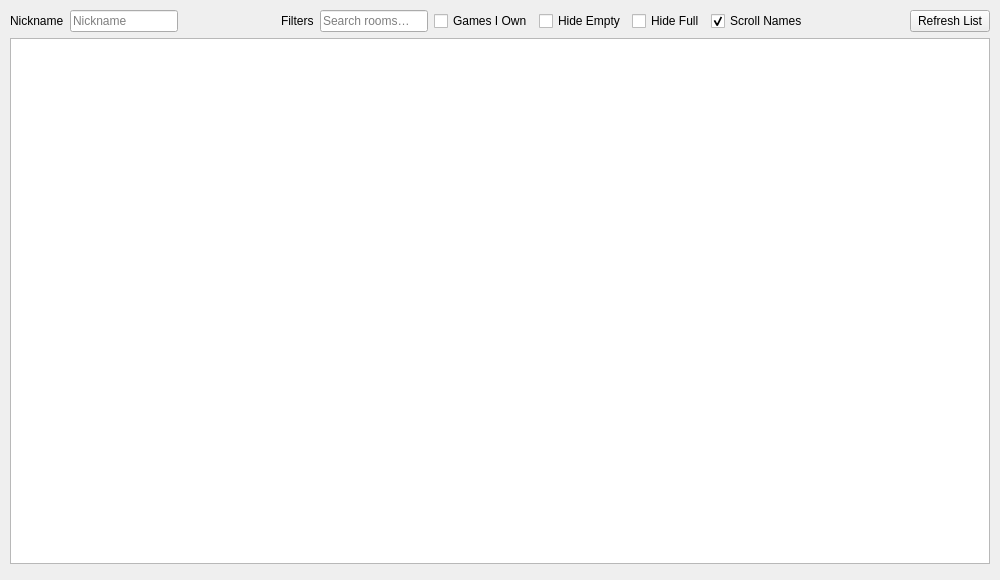
<?xml version="1.0" encoding="UTF-8"?>
<ui version="4.0">
 <class>Lobby</class>
 <widget class="QWidget" name="Lobby">
  <property name="geometry">
   <rect>
    <x>0</x>
    <y>0</y>
    <width>1000</width>
    <height>580</height>
   </rect>
  </property>
  <property name="minimumSize">
   <size>
    <width>720</width>
    <height>420</height>
   </size>
  </property>
  <property name="windowTitle">
   <string>Public Room Browser</string>
  </property>
  <layout class="QVBoxLayout" name="verticalLayout">
   <property name="spacing">
    <number>6</number>
   </property>
   <property name="leftMargin">
    <number>10</number>
   </property>
   <property name="topMargin">
    <number>10</number>
   </property>
   <property name="rightMargin">
    <number>10</number>
   </property>
   <property name="bottomMargin">
    <number>10</number>
   </property>
   <item>
    <layout class="QVBoxLayout" name="verticalLayout_2">
     <property name="spacing">
      <number>6</number>
     </property>
     <item>
      <layout class="QHBoxLayout" name="horizontalLayout_3">
       <property name="spacing">
        <number>8</number>
       </property>
       <item>
        <layout class="QHBoxLayout" name="horizontalLayout_5">
         <property name="spacing">
          <number>6</number>
         </property>
         <item>
          <widget class="QLabel" name="label">
           <property name="text">
            <string>Nickname</string>
           </property>
          </widget>
         </item>
         <item>
          <widget class="QLineEdit" name="nickname">
           <property name="maximumWidth">
            <number>160</number>
           </property>
           <property name="placeholderText">
            <string>Nickname</string>
           </property>
          </widget>
         </item>
         <item>
          <spacer name="horizontalSpacer_2">
           <property name="orientation">
            <enum>Qt::Horizontal</enum>
           </property>
           <property name="sizeHint" stdset="0">
            <size>
             <width>16</width>
             <height>20</height>
            </size>
           </property>
          </spacer>
         </item>
         <item>
          <widget class="QLabel" name="label_2">
           <property name="text">
            <string>Filters</string>
           </property>
          </widget>
         </item>
         <item>
          <widget class="QLineEdit" name="search">
           <property name="placeholderText">
            <string>Search rooms…</string>
           </property>
           <property name="clearButtonEnabled">
            <bool>true</bool>
           </property>
          </widget>
         </item>
         <item>
          <widget class="QCheckBox" name="games_owned">
           <property name="text">
            <string>Games I Own</string>
           </property>
          </widget>
         </item>
         <item>
          <widget class="QCheckBox" name="hide_empty">
           <property name="text">
            <string>Hide Empty</string>
           </property>
          </widget>
         </item>
         <item>
          <widget class="QCheckBox" name="hide_full">
           <property name="text">
            <string>Hide Full</string>
           </property>
          </widget>
         </item>
         <item>
          <widget class="QCheckBox" name="scroll_names">
           <property name="text">
            <string>Scroll Names</string>
           </property>
           <property name="checked">
            <bool>true</bool>
           </property>
          </widget>
         </item>
         <item>
          <spacer name="horizontalSpacer">
           <property name="orientation">
            <enum>Qt::Horizontal</enum>
           </property>
           <property name="sizeHint" stdset="0">
            <size>
             <width>16</width>
             <height>20</height>
            </size>
           </property>
          </spacer>
         </item>
         <item>
          <widget class="QPushButton" name="refresh_list">
           <property name="text">
            <string>Refresh List</string>
           </property>
          </widget>
         </item>
        </layout>
       </item>
      </layout>
     </item>
     <item>
      <widget class="QTreeView" name="room_list">
       <property name="sizePolicy">
        <sizepolicy hsizetype="Expanding" vsizetype="Expanding">
         <horstretch>1</horstretch>
         <verstretch>1</verstretch>
        </sizepolicy>
       </property>
       <property name="mouseTracking">
        <bool>true</bool>
       </property>
      </widget>
     </item>
     <item>
      <widget class="QWidget" name="widget" native="true"/>
     </item>
    </layout>
   </item>
  </layout>
 </widget>
 <resources/>
 <connections/>
</ui>
